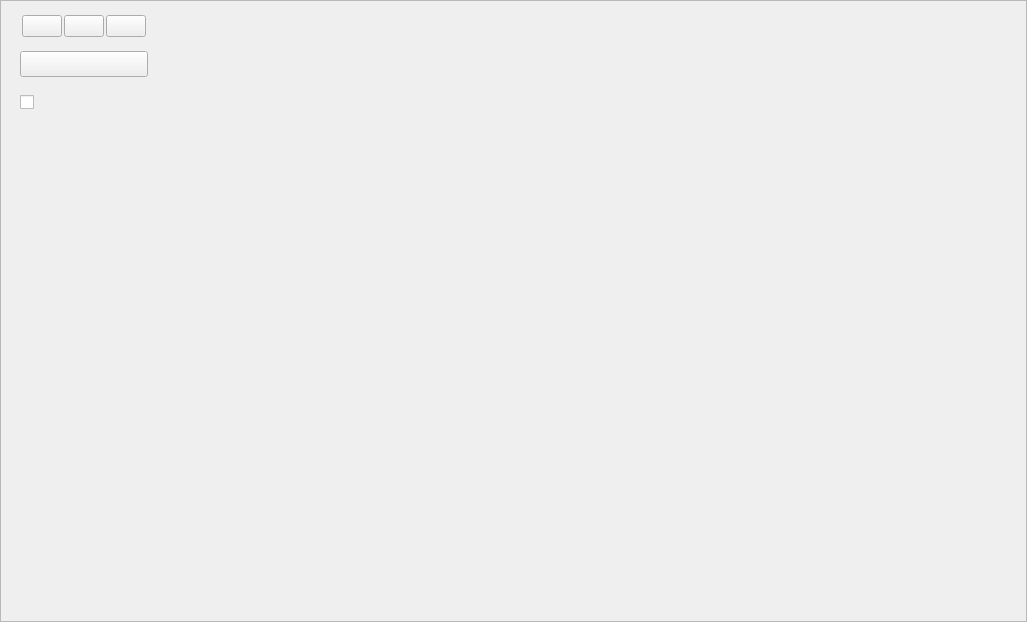
<?xml version="1.0" encoding="UTF-8"?>
<ui version="4.0">
    <class>RaptorUiPage</class>
    <widget class="QWidget" name="RaptorUiPage">
        <property name="geometry">
            <rect>
                <x>0</x>
                <y>0</y>
                <width>1027</width>
                <height>622</height>
            </rect>
        </property>
        <property name="windowTitle">
            <string>Form</string>
        </property>
        <layout class="QVBoxLayout" name="_UiPageLayout">
            <property name="spacing">
                <number>0</number>
            </property>
            <property name="leftMargin">
                <number>0</number>
            </property>
            <property name="topMargin">
                <number>0</number>
            </property>
            <property name="rightMargin">
                <number>0</number>
            </property>
            <property name="bottomMargin">
                <number>0</number>
            </property>
            <item>
                <widget class="QScrollArea" name="_ScrollArea">
                    <property name="widgetResizable">
                        <bool>true</bool>
                    </property>
                    <widget class="QWidget" name="_Body">
                        <property name="geometry">
                            <rect>
                                <x>0</x>
                                <y>0</y>
                                <width>1025</width>
                                <height>620</height>
                            </rect>
                        </property>
                        <layout class="QHBoxLayout" name="_BodyLayout">
                            <property name="spacing">
                                <number>12</number>
                            </property>
                            <property name="leftMargin">
                                <number>0</number>
                            </property>
                            <property name="topMargin">
                                <number>0</number>
                            </property>
                            <property name="rightMargin">
                                <number>0</number>
                            </property>
                            <property name="bottomMargin">
                                <number>0</number>
                            </property>
                            <item>
                                <widget class="QWidget" name="_UiPanel" native="true">
                                    <property name="minimumSize">
                                        <size>
                                            <width>100</width>
                                            <height>0</height>
                                        </size>
                                    </property>
                                    <layout class="QGridLayout" name="_UiPanelLayout">
                                        <property name="leftMargin">
                                            <number>0</number>
                                        </property>
                                        <property name="topMargin">
                                            <number>12</number>
                                        </property>
                                        <property name="rightMargin">
                                            <number>0</number>
                                        </property>
                                        <property name="bottomMargin">
                                            <number>12</number>
                                        </property>
                                        <property name="spacing">
                                            <number>12</number>
                                        </property>
                                        <item row="2" column="0">
                                            <widget class="QLabel" name="_AutoSignTip">
                                                <property name="minimumSize">
                                                    <size>
                                                        <width>0</width>
                                                        <height>26</height>
                                                    </size>
                                                </property>
                                                <property name="maximumSize">
                                                    <size>
                                                        <width>16777215</width>
                                                        <height>26</height>
                                                    </size>
                                                </property>
                                                <property name="text">
                                                    <string/>
                                                </property>
                                                <property name="alignment">
                                                    <set>Qt::AlignRight|Qt::AlignTrailing|Qt::AlignVCenter</set>
                                                </property>
                                            </widget>
                                        </item>
                                        <item row="0" column="0">
                                            <widget class="QLabel" name="_ThemeTip">
                                                <property name="minimumSize">
                                                    <size>
                                                        <width>0</width>
                                                        <height>26</height>
                                                    </size>
                                                </property>
                                                <property name="maximumSize">
                                                    <size>
                                                        <width>16777215</width>
                                                        <height>26</height>
                                                    </size>
                                                </property>
                                                <property name="text">
                                                    <string/>
                                                </property>
                                                <property name="alignment">
                                                    <set>Qt::AlignRight|Qt::AlignTrailing|Qt::AlignVCenter</set>
                                                </property>
                                            </widget>
                                        </item>
                                        <item row="3" column="1">
                                            <spacer name="_UiPanelVSpacer">
                                                <property name="orientation">
                                                    <enum>Qt::Vertical</enum>
                                                </property>
                                                <property name="sizeHint" stdset="0">
                                                    <size>
                                                        <width>20</width>
                                                        <height>40</height>
                                                    </size>
                                                </property>
                                            </spacer>
                                        </item>
                                        <item row="2" column="1">
                                            <widget class="QCheckBox" name="_AutoSign">
                                                <property name="minimumSize">
                                                    <size>
                                                        <width>0</width>
                                                        <height>26</height>
                                                    </size>
                                                </property>
                                                <property name="maximumSize">
                                                    <size>
                                                        <width>16777215</width>
                                                        <height>26</height>
                                                    </size>
                                                </property>
                                                <property name="text">
                                                    <string/>
                                                </property>
                                            </widget>
                                        </item>
                                        <item row="1" column="1">
                                            <widget class="QPushButton" name="_Font">
                                                <property name="minimumSize">
                                                    <size>
                                                        <width>0</width>
                                                        <height>26</height>
                                                    </size>
                                                </property>
                                                <property name="maximumSize">
                                                    <size>
                                                        <width>16777215</width>
                                                        <height>26</height>
                                                    </size>
                                                </property>
                                                <property name="text">
                                                    <string/>
                                                </property>
                                            </widget>
                                        </item>
                                        <item row="1" column="0">
                                            <widget class="QLabel" name="_FontTip">
                                                <property name="minimumSize">
                                                    <size>
                                                        <width>0</width>
                                                        <height>26</height>
                                                    </size>
                                                </property>
                                                <property name="maximumSize">
                                                    <size>
                                                        <width>16777215</width>
                                                        <height>26</height>
                                                    </size>
                                                </property>
                                                <property name="text">
                                                    <string/>
                                                </property>
                                                <property name="alignment">
                                                    <set>Qt::AlignRight|Qt::AlignTrailing|Qt::AlignVCenter</set>
                                                </property>
                                            </widget>
                                        </item>
                                        <item row="0" column="1">
                                            <widget class="QWidget" name="_ThemePanel" native="true">
                                                <layout class="QHBoxLayout" name="_ThemePanelLayout">
                                                    <property name="spacing">
                                                        <number>2</number>
                                                    </property>
                                                    <property name="leftMargin">
                                                        <number>2</number>
                                                    </property>
                                                    <property name="topMargin">
                                                        <number>2</number>
                                                    </property>
                                                    <property name="rightMargin">
                                                        <number>2</number>
                                                    </property>
                                                    <property name="bottomMargin">
                                                        <number>2</number>
                                                    </property>
                                                    <item>
                                                        <widget class="QPushButton" name="_ThemeSystem">
                                                            <property name="minimumSize">
                                                                <size>
                                                                    <width>0</width>
                                                                    <height>22</height>
                                                                </size>
                                                            </property>
                                                            <property name="maximumSize">
                                                                <size>
                                                                    <width>16777215</width>
                                                                    <height>22</height>
                                                                </size>
                                                            </property>
                                                            <property name="text">
                                                                <string/>
                                                            </property>
                                                            <property name="checkable">
                                                                <bool>true</bool>
                                                            </property>
                                                        </widget>
                                                    </item>
                                                    <item>
                                                        <widget class="QPushButton" name="_ThemeLight">
                                                            <property name="minimumSize">
                                                                <size>
                                                                    <width>0</width>
                                                                    <height>22</height>
                                                                </size>
                                                            </property>
                                                            <property name="maximumSize">
                                                                <size>
                                                                    <width>16777215</width>
                                                                    <height>22</height>
                                                                </size>
                                                            </property>
                                                            <property name="text">
                                                                <string/>
                                                            </property>
                                                            <property name="checkable">
                                                                <bool>true</bool>
                                                            </property>
                                                        </widget>
                                                    </item>
                                                    <item>
                                                        <widget class="QPushButton" name="_ThemeDark">
                                                            <property name="minimumSize">
                                                                <size>
                                                                    <width>0</width>
                                                                    <height>22</height>
                                                                </size>
                                                            </property>
                                                            <property name="maximumSize">
                                                                <size>
                                                                    <width>16777215</width>
                                                                    <height>22</height>
                                                                </size>
                                                            </property>
                                                            <property name="text">
                                                                <string/>
                                                            </property>
                                                            <property name="checkable">
                                                                <bool>true</bool>
                                                            </property>
                                                        </widget>
                                                    </item>
                                                </layout>
                                            </widget>
                                        </item>
                                    </layout>
                                </widget>
                            </item>
                            <item>
                                <spacer name="_BodySpacer">
                                    <property name="orientation">
                                        <enum>Qt::Horizontal</enum>
                                    </property>
                                    <property name="sizeHint" stdset="0">
                                        <size>
                                            <width>567</width>
                                            <height>20</height>
                                        </size>
                                    </property>
                                </spacer>
                            </item>
                        </layout>
                    </widget>
                </widget>
            </item>
        </layout>
    </widget>
    <resources/>
    <connections/>
</ui>
